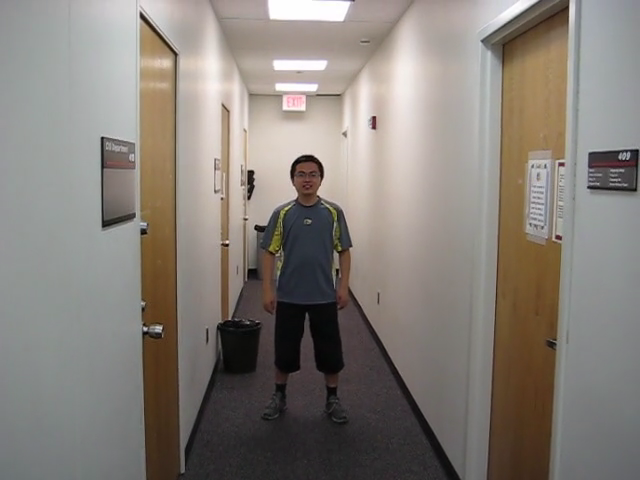
#> input picture frame 60 of Video3.mp4, 640 x 480 px
$ python main.py
#> lines starting #> are read from the running program, lines starting #| are printed output that depends on the picture
"""
-*- coding: utf-8 -*-
@Author  : zouzhitao
@Time    : 17-10-5 下午1:38
@File    : main.py
"""

import cv2
import numpy as np

from pso import Tracker

def get_pos(event, x, y, flag, param):
    pos, window_name,img = param
    if event == cv2.EVENT_LBUTTONDOWN:
        pos.append((x, y)) # xmin, ymin
    elif event == cv2.EVENT_LBUTTONUP:
        pos.append((x,y))
        cv2.rectangle(img, pos[-2], pos[-1], (0,255,0), 1)
        cv2.imshow(window_name, img)
        cv2.waitKey(0)


def init(window_name, img):
    """
    init first frame
    :param window_name: string of img window
    :param img: GRAY img
    :return: tracker obj
    """
    pos = []
    cv2.namedWindow(window_name)
    cv2.setMouseCallback(window_name, get_pos, (pos, window_name, img))
    cv2.imshow(window_name, img)
    cv2.waitKey(0)
    cv2.destroyAllWindows()
    # print(pos)
    return pos


if __name__ == '__main__':
    window = 'PSO tracking'
    videoName = 'Video3.mp4'
    cap = cv2.VideoCapture(videoName)
    obj_pos = None
    track = []
    while cap.isOpened():
        if obj_pos is None:
            # 初始化对象
            ret, firstFrame = cap.read()
#> firstFrame is the input picture: shape (480, 640, 3); mean B, G, R 121.1, 127.5, 134
            if not ret:
                print('can\'t open video')
                exit(0)
            gray = cv2.cvtColor(firstFrame, cv2.COLOR_BGR2GRAY)
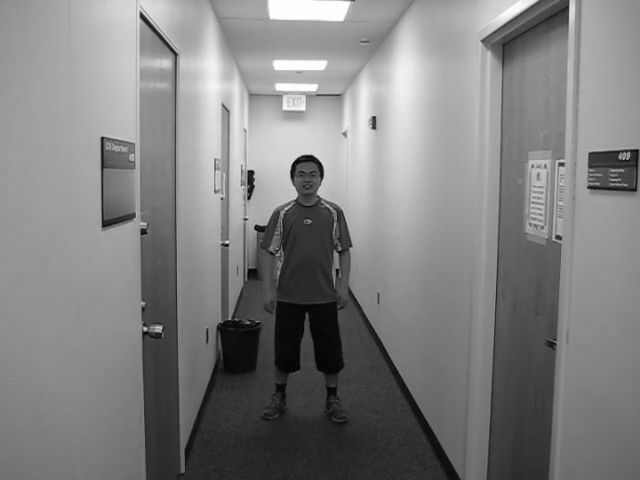
#> gray: shape (480, 640); min 1, max 255, mean 128.6
            obj_pos = init(window+'init', firstFrame.copy())
#> obj_pos = []
            # edges = cv2.Canny(gray,50,150,apertureSize=3,L2gradient=True)
            for i in range(0, len(obj_pos), 2):
                left = obj_pos[i]
                right = obj_pos[i+1]
                track.append(Tracker(left, right, gray))
#> this loop made 0 passes
#> after the loop, track = []
        else:
            # begin tracking
            ret, frame = cap.read()
            if not ret:
                print('can\'t open video')
                exit(0)
            rec = []

            gray = cv2.cvtColor(frame, cv2.COLOR_BGR2GRAY)
            edges = cv2.Canny(gray,50,150,apertureSize=3, L2gradient=True)
            for tracker in track:
                left, right = tracker.tracking_unocc(gray)
                rec.append((left, right))
            for left, right in rec:
                cv2.rectangle(frame, left, right, (0,0,255), 1)
            cv2.imshow(window, frame)
            cv2.waitKey(1)

    cap.release()
    cv2.destroyAllWindows()

$ run again, starting later in the video
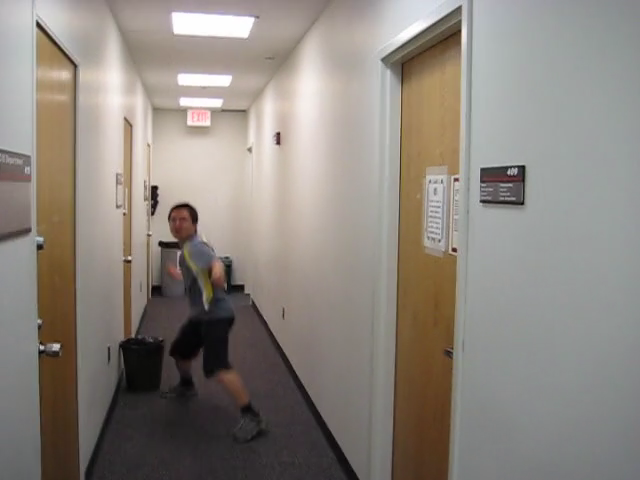
#> input picture frame 270 of Video3.mp4, 640 x 480 px
#> firstFrame is the input picture: shape (480, 640, 3); mean B, G, R 126.9, 134, 140.9
#> `gray = cv2.cvtColor(firstFrame, cv2.COLOR_BGR2GRAY)`:
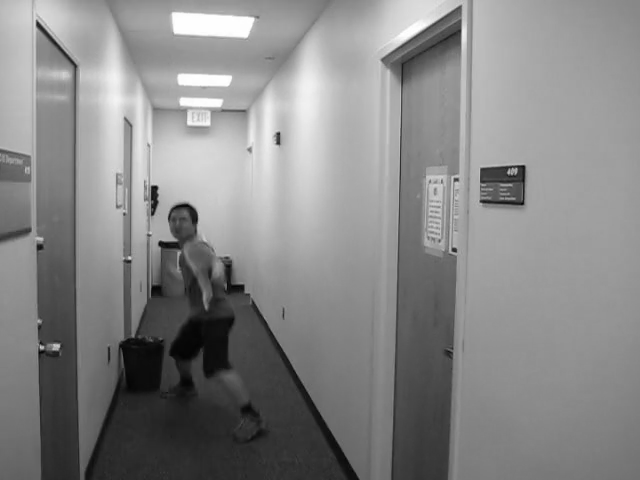
#> gray: shape (480, 640); min 2, max 255, mean 135.1
#> obj_pos = []

$ run again, starting later in the video
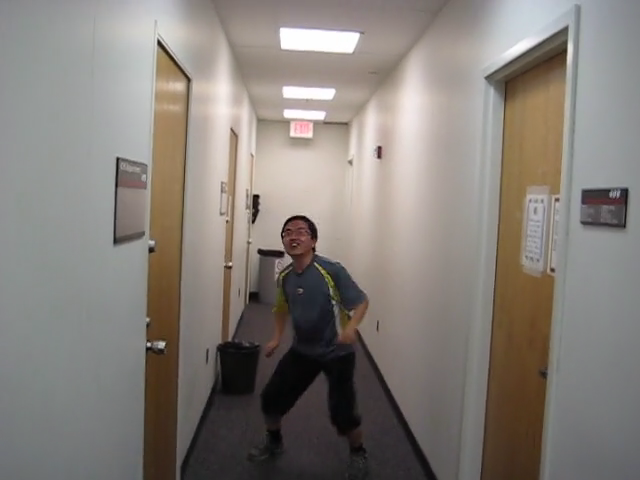
#> input picture frame 481 of Video3.mp4, 640 x 480 px
#> firstFrame is the input picture: shape (480, 640, 3); mean B, G, R 121.6, 127.2, 133.4
#> `gray = cv2.cvtColor(firstFrame, cv2.COLOR_BGR2GRAY)`:
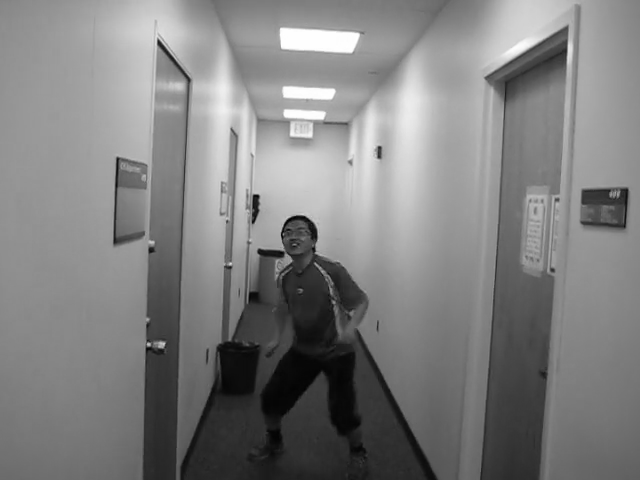
#> gray: shape (480, 640); min 2, max 255, mean 128.3
#> obj_pos = []
